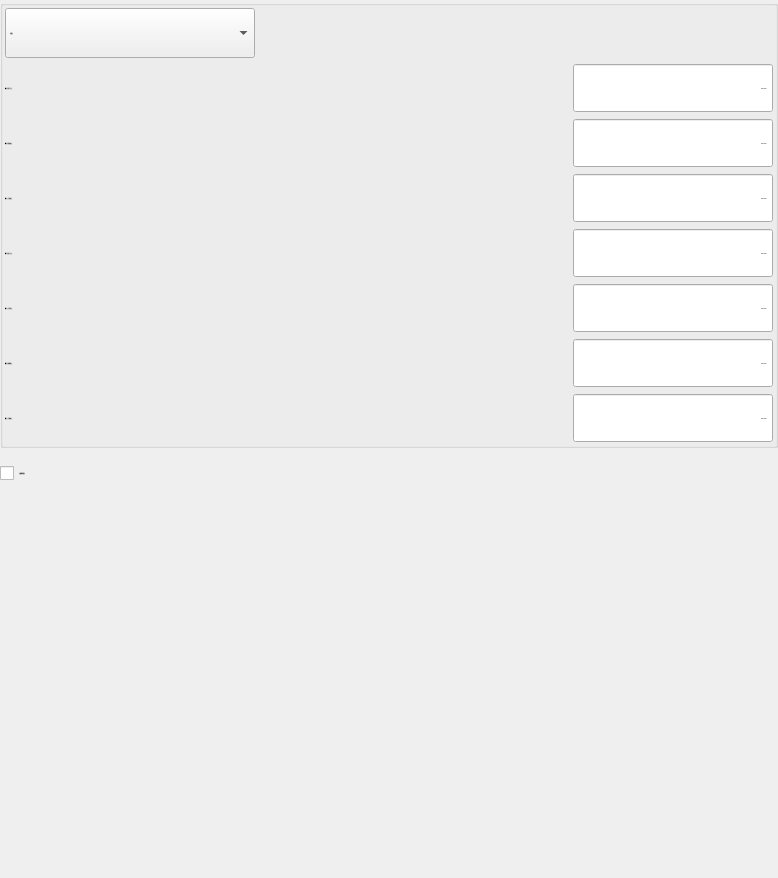
        <widget class="QWidget" name="tabProARM">
         <property name="font">
          <font>
           <family>微软雅黑</family>
           <pointsize>-1</pointsize>
           <weight>50</weight>
           <italic>false</italic>
           <bold>false</bold>
          </font>
         </property>
         <attribute name="icon">
          <iconset resource="xPad.qrc">
           <normaloff>:/img/widget/TabHeader.png</normaloff>:/img/widget/TabHeader.png</iconset>
         </attribute>
         <attribute name="title">
          <string>主臂</string>
         </attribute>
         <layout class="QGridLayout" name="gridLayout_17">
          <property name="margin">
           <number>0</number>
          </property>
          <property name="spacing">
           <number>0</number>
          </property>
          <item row="2" column="0">
           <spacer name="verticalSpacer_6">
            <property name="orientation">
             <enum>Qt::Vertical</enum>
            </property>
            <property name="sizeHint" stdset="0">
             <size>
              <width>778</width>
              <height>380</height>
             </size>
            </property>
           </spacer>
          </item>
          <item row="0" column="0">
           <widget class="QGroupBox" name="groupBoxPA">
            <property name="font">
             <font>
              <family>微软雅黑</family>
              <pointsize>-1</pointsize>
              <weight>50</weight>
              <italic>false</italic>
              <bold>false</bold>
             </font>
            </property>
            <property name="title">
             <string/>
            </property>
            <layout class="QGridLayout" name="gridLayout_12">
             <property name="horizontalSpacing">
              <number>2</number>
             </property>
             <property name="verticalSpacing">
              <number>5</number>
             </property>
             <property name="margin">
              <number>2</number>
             </property>
             <item row="0" column="0">
              <widget class="QComboBox" name="cBoxProMode">
               <property name="minimumSize">
                <size>
                 <width>160</width>
                 <height>50</height>
                </size>
               </property>
               <property name="maximumSize">
                <size>
                 <width>250</width>
                 <height>50</height>
                </size>
               </property>
               <property name="font">
                <font>
                 <family>微软雅黑</family>
                 <pointsize>-1</pointsize>
                 <weight>50</weight>
                 <italic>false</italic>
                 <bold>false</bold>
                </font>
               </property>
               <property name="focusPolicy">
                <enum>Qt::WheelFocus</enum>
               </property>
               <property name="styleSheet">
                <string notr="true"/>
               </property>
               <property name="currentIndex">
                <number>0</number>
               </property>
               <item>
                <property name="text">
                 <string>不使用</string>
                </property>
               </item>
               <item>
                <property name="text">
                 <string>点置物模式</string>
                </property>
               </item>
               <item>
                <property name="text">
                 <string>矩阵置物模式</string>
                </property>
               </item>
              </widget>
             </item>
             <item row="0" column="1" colspan="2">
              <spacer name="horizontalSpacer_5">
               <property name="orientation">
                <enum>Qt::Horizontal</enum>
               </property>
               <property name="sizeHint" stdset="0">
                <size>
                 <width>448</width>
                 <height>43</height>
                </size>
               </property>
              </spacer>
             </item>
             <item row="1" column="0" colspan="2">
              <widget class="QLabel" name="labelXProDown">
               <property name="sizePolicy">
                <sizepolicy hsizetype="Expanding" vsizetype="Fixed">
                 <horstretch>0</horstretch>
                 <verstretch>0</verstretch>
                </sizepolicy>
               </property>
               <property name="minimumSize">
                <size>
                 <width>110</width>
                 <height>50</height>
                </size>
               </property>
               <property name="maximumSize">
                <size>
                 <width>16777215</width>
                 <height>50</height>
                </size>
               </property>
               <property name="font">
                <font>
                 <family>微软雅黑</family>
                 <pointsize>-1</pointsize>
                 <weight>50</weight>
                 <italic>false</italic>
                 <bold>false</bold>
                </font>
               </property>
               <property name="text">
                <string>模内引拔下行点：</string>
               </property>
               <property name="alignment">
                <set>Qt::AlignLeading|Qt::AlignLeft|Qt::AlignVCenter</set>
               </property>
              </widget>
             </item>
             <item row="1" column="2">
              <widget class="xDoubleSpinBox" name="BoxXProDown">
               <property name="sizePolicy">
                <sizepolicy hsizetype="Fixed" vsizetype="Fixed">
                 <horstretch>0</horstretch>
                 <verstretch>0</verstretch>
                </sizepolicy>
               </property>
               <property name="minimumSize">
                <size>
                 <width>200</width>
                 <height>50</height>
                </size>
               </property>
               <property name="maximumSize">
                <size>
                 <width>16777215</width>
                 <height>50</height>
                </size>
               </property>
               <property name="font">
                <font>
                 <family>微软雅黑</family>
                 <pointsize>-1</pointsize>
                 <weight>50</weight>
                 <italic>false</italic>
                 <bold>false</bold>
                </font>
               </property>
               <property name="focusPolicy">
                <enum>Qt::ClickFocus</enum>
               </property>
               <property name="alignment">
                <set>Qt::AlignRight|Qt::AlignTrailing|Qt::AlignVCenter</set>
               </property>
               <property name="readOnly">
                <bool>true</bool>
               </property>
               <property name="buttonSymbols">
                <enum>QAbstractSpinBox::NoButtons</enum>
               </property>
               <property name="keyboardTracking">
                <bool>false</bool>
               </property>
               <property name="prefix">
                <string notr="true"/>
               </property>
               <property name="suffix">
                <string>mm</string>
               </property>
               <property name="decimals">
                <number>2</number>
               </property>
               <property name="maximum">
                <double>60000.000000000000000</double>
               </property>
               <property name="singleStep">
                <double>0.010000000000000</double>
               </property>
               <property name="value">
                <double>6553.500000000000000</double>
               </property>
               <property name="HasBtn" stdset="0">
                <bool>false</bool>
               </property>
              </widget>
             </item>
             <item row="2" column="0" colspan="2">
              <widget class="QLabel" name="labelXProCatch">
               <property name="sizePolicy">
                <sizepolicy hsizetype="Expanding" vsizetype="Fixed">
                 <horstretch>0</horstretch>
                 <verstretch>0</verstretch>
                </sizepolicy>
               </property>
               <property name="minimumSize">
                <size>
                 <width>110</width>
                 <height>50</height>
                </size>
               </property>
               <property name="maximumSize">
                <size>
                 <width>16777215</width>
                 <height>50</height>
                </size>
               </property>
               <property name="font">
                <font>
                 <family>微软雅黑</family>
                 <pointsize>-1</pointsize>
                 <weight>50</weight>
                 <italic>false</italic>
                 <bold>false</bold>
                </font>
               </property>
               <property name="layoutDirection">
                <enum>Qt::LeftToRight</enum>
               </property>
               <property name="text">
                <string>模内引拔取物点：</string>
               </property>
               <property name="alignment">
                <set>Qt::AlignLeading|Qt::AlignLeft|Qt::AlignVCenter</set>
               </property>
              </widget>
             </item>
             <item row="2" column="2">
              <widget class="xDoubleSpinBox" name="BoxXProCatch">
               <property name="sizePolicy">
                <sizepolicy hsizetype="Fixed" vsizetype="Fixed">
                 <horstretch>0</horstretch>
                 <verstretch>0</verstretch>
                </sizepolicy>
               </property>
               <property name="minimumSize">
                <size>
                 <width>200</width>
                 <height>50</height>
                </size>
               </property>
               <property name="maximumSize">
                <size>
                 <width>16777215</width>
                 <height>50</height>
                </size>
               </property>
               <property name="font">
                <font>
                 <family>微软雅黑</family>
                 <pointsize>-1</pointsize>
                 <weight>50</weight>
                 <italic>false</italic>
                 <bold>false</bold>
                </font>
               </property>
               <property name="focusPolicy">
                <enum>Qt::ClickFocus</enum>
               </property>
               <property name="alignment">
                <set>Qt::AlignRight|Qt::AlignTrailing|Qt::AlignVCenter</set>
               </property>
               <property name="readOnly">
                <bool>true</bool>
               </property>
               <property name="buttonSymbols">
                <enum>QAbstractSpinBox::NoButtons</enum>
               </property>
               <property name="keyboardTracking">
                <bool>false</bool>
               </property>
               <property name="prefix">
                <string notr="true"/>
               </property>
               <property name="suffix">
                <string>mm</string>
               </property>
               <property name="decimals">
                <number>2</number>
               </property>
               <property name="maximum">
                <double>60000.000000000000000</double>
               </property>
               <property name="singleStep">
                <double>0.010000000000000</double>
               </property>
               <property name="value">
                <double>6553.500000000000000</double>
               </property>
               <property name="HasBtn" stdset="0">
                <bool>false</bool>
               </property>
              </widget>
             </item>
             <item row="3" column="0" colspan="2">
              <widget class="QLabel" name="labelYProCatch">
               <property name="sizePolicy">
                <sizepolicy hsizetype="Expanding" vsizetype="Fixed">
                 <horstretch>0</horstretch>
                 <verstretch>0</verstretch>
                </sizepolicy>
               </property>
               <property name="minimumSize">
                <size>
                 <width>110</width>
                 <height>50</height>
                </size>
               </property>
               <property name="maximumSize">
                <size>
                 <width>16777215</width>
                 <height>50</height>
                </size>
               </property>
               <property name="font">
                <font>
                 <family>微软雅黑</family>
                 <pointsize>-1</pointsize>
                 <weight>50</weight>
                 <italic>false</italic>
                 <bold>false</bold>
                </font>
               </property>
               <property name="text">
                <string>模内上下取物点：</string>
               </property>
               <property name="alignment">
                <set>Qt::AlignLeading|Qt::AlignLeft|Qt::AlignVCenter</set>
               </property>
              </widget>
             </item>
             <item row="3" column="2">
              <widget class="xDoubleSpinBox" name="BoxYProCatch">
               <property name="sizePolicy">
                <sizepolicy hsizetype="Fixed" vsizetype="Fixed">
                 <horstretch>0</horstretch>
                 <verstretch>0</verstretch>
                </sizepolicy>
               </property>
               <property name="minimumSize">
                <size>
                 <width>200</width>
                 <height>50</height>
                </size>
               </property>
               <property name="maximumSize">
                <size>
                 <width>16777215</width>
                 <height>50</height>
                </size>
               </property>
               <property name="font">
                <font>
                 <family>微软雅黑</family>
                 <pointsize>-1</pointsize>
                 <weight>50</weight>
                 <italic>false</italic>
                 <bold>false</bold>
                </font>
               </property>
               <property name="focusPolicy">
                <enum>Qt::ClickFocus</enum>
               </property>
               <property name="alignment">
                <set>Qt::AlignRight|Qt::AlignTrailing|Qt::AlignVCenter</set>
               </property>
               <property name="readOnly">
                <bool>true</bool>
               </property>
               <property name="buttonSymbols">
                <enum>QAbstractSpinBox::NoButtons</enum>
               </property>
               <property name="keyboardTracking">
                <bool>false</bool>
               </property>
               <property name="prefix">
                <string notr="true"/>
               </property>
               <property name="suffix">
                <string>mm</string>
               </property>
               <property name="decimals">
                <number>2</number>
               </property>
               <property name="maximum">
                <double>60000.000000000000000</double>
               </property>
               <property name="singleStep">
                <double>0.010000000000000</double>
               </property>
               <property name="value">
                <double>6553.500000000000000</double>
               </property>
               <property name="HasBtn" stdset="0">
                <bool>false</bool>
               </property>
              </widget>
             </item>
             <item row="4" column="0" colspan="2">
              <widget class="QLabel" name="labelXProUP">
               <property name="sizePolicy">
                <sizepolicy hsizetype="Expanding" vsizetype="Fixed">
                 <horstretch>0</horstretch>
                 <verstretch>0</verstretch>
                </sizepolicy>
               </property>
               <property name="minimumSize">
                <size>
                 <width>110</width>
                 <height>50</height>
                </size>
               </property>
               <property name="maximumSize">
                <size>
                 <width>16777215</width>
                 <height>50</height>
                </size>
               </property>
               <property name="font">
                <font>
                 <family>微软雅黑</family>
                 <pointsize>-1</pointsize>
                 <weight>50</weight>
                 <italic>false</italic>
                 <bold>false</bold>
                </font>
               </property>
               <property name="text">
                <string>模内引拔上行点：</string>
               </property>
               <property name="alignment">
                <set>Qt::AlignLeading|Qt::AlignLeft|Qt::AlignVCenter</set>
               </property>
              </widget>
             </item>
             <item row="4" column="2">
              <widget class="xDoubleSpinBox" name="BoxXProUP">
               <property name="sizePolicy">
                <sizepolicy hsizetype="Fixed" vsizetype="Fixed">
                 <horstretch>0</horstretch>
                 <verstretch>0</verstretch>
                </sizepolicy>
               </property>
               <property name="minimumSize">
                <size>
                 <width>200</width>
                 <height>50</height>
                </size>
               </property>
               <property name="maximumSize">
                <size>
                 <width>16777215</width>
                 <height>50</height>
                </size>
               </property>
               <property name="font">
                <font>
                 <family>微软雅黑</family>
                 <pointsize>-1</pointsize>
                 <weight>50</weight>
                 <italic>false</italic>
                 <bold>false</bold>
                </font>
               </property>
               <property name="focusPolicy">
                <enum>Qt::ClickFocus</enum>
               </property>
               <property name="alignment">
                <set>Qt::AlignRight|Qt::AlignTrailing|Qt::AlignVCenter</set>
               </property>
               <property name="readOnly">
                <bool>true</bool>
               </property>
               <property name="buttonSymbols">
                <enum>QAbstractSpinBox::NoButtons</enum>
               </property>
               <property name="keyboardTracking">
                <bool>false</bool>
               </property>
               <property name="prefix">
                <string notr="true"/>
               </property>
               <property name="suffix">
                <string>mm</string>
               </property>
               <property name="decimals">
                <number>2</number>
               </property>
               <property name="maximum">
                <double>60000.000000000000000</double>
               </property>
               <property name="singleStep">
                <double>0.010000000000000</double>
               </property>
               <property name="value">
                <double>6553.500000000000000</double>
               </property>
               <property name="HasBtn" stdset="0">
                <bool>false</bool>
               </property>
              </widget>
             </item>
             <item row="5" column="0" colspan="2">
              <widget class="QLabel" name="labelYProWait">
               <property name="sizePolicy">
                <sizepolicy hsizetype="Expanding" vsizetype="Fixed">
                 <horstretch>0</horstretch>
                 <verstretch>0</verstretch>
                </sizepolicy>
               </property>
               <property name="minimumSize">
                <size>
                 <width>110</width>
                 <height>50</height>
                </size>
               </property>
               <property name="maximumSize">
                <size>
                 <width>16777215</width>
                 <height>50</height>
                </size>
               </property>
               <property name="font">
                <font>
                 <family>微软雅黑</family>
                 <pointsize>-1</pointsize>
                 <weight>50</weight>
                 <italic>false</italic>
                 <bold>false</bold>
                </font>
               </property>
               <property name="text">
                <string>模内上下待机点：</string>
               </property>
               <property name="alignment">
                <set>Qt::AlignLeading|Qt::AlignLeft|Qt::AlignVCenter</set>
               </property>
              </widget>
             </item>
             <item row="5" column="2">
              <widget class="xDoubleSpinBox" name="BoxYProWait">
               <property name="sizePolicy">
                <sizepolicy hsizetype="Fixed" vsizetype="Fixed">
                 <horstretch>0</horstretch>
                 <verstretch>0</verstretch>
                </sizepolicy>
               </property>
               <property name="minimumSize">
                <size>
                 <width>200</width>
                 <height>50</height>
                </size>
               </property>
               <property name="maximumSize">
                <size>
                 <width>16777215</width>
                 <height>50</height>
                </size>
               </property>
               <property name="font">
                <font>
                 <family>微软雅黑</family>
                 <pointsize>-1</pointsize>
                 <weight>50</weight>
                 <italic>false</italic>
                 <bold>false</bold>
                </font>
               </property>
               <property name="focusPolicy">
                <enum>Qt::ClickFocus</enum>
               </property>
               <property name="alignment">
                <set>Qt::AlignRight|Qt::AlignTrailing|Qt::AlignVCenter</set>
               </property>
               <property name="readOnly">
                <bool>true</bool>
               </property>
               <property name="buttonSymbols">
                <enum>QAbstractSpinBox::NoButtons</enum>
               </property>
               <property name="keyboardTracking">
                <bool>false</bool>
               </property>
               <property name="prefix">
                <string notr="true"/>
               </property>
               <property name="suffix">
                <string>mm</string>
               </property>
               <property name="decimals">
                <number>2</number>
               </property>
               <property name="maximum">
                <double>60000.000000000000000</double>
               </property>
               <property name="singleStep">
                <double>0.010000000000000</double>
               </property>
               <property name="value">
                <double>6553.500000000000000</double>
               </property>
               <property name="HasBtn" stdset="0">
                <bool>false</bool>
               </property>
              </widget>
             </item>
             <item row="6" column="0" colspan="2">
              <widget class="QLabel" name="labelXProRel">
               <property name="sizePolicy">
                <sizepolicy hsizetype="Expanding" vsizetype="Fixed">
                 <horstretch>0</horstretch>
                 <verstretch>0</verstretch>
                </sizepolicy>
               </property>
               <property name="minimumSize">
                <size>
                 <width>110</width>
                 <height>50</height>
                </size>
               </property>
               <property name="maximumSize">
                <size>
                 <width>16777215</width>
                 <height>50</height>
                </size>
               </property>
               <property name="font">
                <font>
                 <family>微软雅黑</family>
                 <pointsize>-1</pointsize>
                 <weight>50</weight>
                 <italic>false</italic>
                 <bold>false</bold>
                </font>
               </property>
               <property name="layoutDirection">
                <enum>Qt::LeftToRight</enum>
               </property>
               <property name="text">
                <string>模外引拔置物点：</string>
               </property>
               <property name="alignment">
                <set>Qt::AlignLeading|Qt::AlignLeft|Qt::AlignVCenter</set>
               </property>
              </widget>
             </item>
             <item row="6" column="2">
              <widget class="xDoubleSpinBox" name="BoxXProRel">
               <property name="sizePolicy">
                <sizepolicy hsizetype="Fixed" vsizetype="Fixed">
                 <horstretch>0</horstretch>
                 <verstretch>0</verstretch>
                </sizepolicy>
               </property>
               <property name="minimumSize">
                <size>
                 <width>200</width>
                 <height>50</height>
                </size>
               </property>
               <property name="maximumSize">
                <size>
                 <width>16777215</width>
                 <height>50</height>
                </size>
               </property>
               <property name="font">
                <font>
                 <family>微软雅黑</family>
                 <pointsize>-1</pointsize>
                 <weight>50</weight>
                 <italic>false</italic>
                 <bold>false</bold>
                </font>
               </property>
               <property name="focusPolicy">
                <enum>Qt::ClickFocus</enum>
               </property>
               <property name="alignment">
                <set>Qt::AlignRight|Qt::AlignTrailing|Qt::AlignVCenter</set>
               </property>
               <property name="readOnly">
                <bool>true</bool>
               </property>
               <property name="buttonSymbols">
                <enum>QAbstractSpinBox::NoButtons</enum>
               </property>
               <property name="keyboardTracking">
                <bool>false</bool>
               </property>
               <property name="prefix">
                <string notr="true"/>
               </property>
               <property name="suffix">
                <string>mm</string>
               </property>
               <property name="decimals">
                <number>2</number>
               </property>
               <property name="maximum">
                <double>60000.000000000000000</double>
               </property>
               <property name="singleStep">
                <double>0.010000000000000</double>
               </property>
               <property name="value">
                <double>6553.500000000000000</double>
               </property>
               <property name="HasBtn" stdset="0">
                <bool>false</bool>
               </property>
              </widget>
             </item>
             <item row="7" column="0" colspan="2">
              <widget class="QLabel" name="labelYProRel">
               <property name="sizePolicy">
                <sizepolicy hsizetype="Expanding" vsizetype="Fixed">
                 <horstretch>0</horstretch>
                 <verstretch>0</verstretch>
                </sizepolicy>
               </property>
               <property name="minimumSize">
                <size>
                 <width>110</width>
                 <height>50</height>
                </size>
               </property>
               <property name="maximumSize">
                <size>
                 <width>16777215</width>
                 <height>50</height>
                </size>
               </property>
               <property name="font">
                <font>
                 <family>微软雅黑</family>
                 <pointsize>-1</pointsize>
                 <weight>50</weight>
                 <italic>false</italic>
                 <bold>false</bold>
                </font>
               </property>
               <property name="text">
                <string>模外上下置物点：</string>
               </property>
               <property name="alignment">
                <set>Qt::AlignLeading|Qt::AlignLeft|Qt::AlignVCenter</set>
               </property>
              </widget>
             </item>
             <item row="7" column="2">
              <widget class="xDoubleSpinBox" name="BoxYProRel">
               <property name="sizePolicy">
                <sizepolicy hsizetype="Fixed" vsizetype="Fixed">
                 <horstretch>0</horstretch>
                 <verstretch>0</verstretch>
                </sizepolicy>
               </property>
               <property name="minimumSize">
                <size>
                 <width>200</width>
                 <height>50</height>
                </size>
               </property>
               <property name="maximumSize">
                <size>
                 <width>16777215</width>
                 <height>50</height>
                </size>
               </property>
               <property name="font">
                <font>
                 <family>微软雅黑</family>
                 <pointsize>-1</pointsize>
                 <weight>50</weight>
                 <italic>false</italic>
                 <bold>false</bold>
                </font>
               </property>
               <property name="focusPolicy">
                <enum>Qt::ClickFocus</enum>
               </property>
               <property name="alignment">
                <set>Qt::AlignRight|Qt::AlignTrailing|Qt::AlignVCenter</set>
               </property>
               <property name="readOnly">
                <bool>true</bool>
               </property>
               <property name="buttonSymbols">
                <enum>QAbstractSpinBox::NoButtons</enum>
               </property>
               <property name="keyboardTracking">
                <bool>false</bool>
               </property>
               <property name="prefix">
                <string notr="true"/>
               </property>
               <property name="suffix">
                <string>mm</string>
               </property>
               <property name="decimals">
                <number>2</number>
               </property>
               <property name="maximum">
                <double>60000.000000000000000</double>
               </property>
               <property name="singleStep">
                <double>0.010000000000000</double>
               </property>
               <property name="value">
                <double>6553.500000000000000</double>
               </property>
               <property name="HasBtn" stdset="0">
                <bool>false</bool>
               </property>
              </widget>
             </item>
            </layout>
           </widget>
          </item>
          <item row="1" column="0">
           <widget class="QCheckBox" name="CheckBoxProReleaseUse">
            <property name="minimumSize">
             <size>
              <width>0</width>
              <height>50</height>
             </size>
            </property>
            <property name="maximumSize">
             <size>
              <width>16777215</width>
              <height>50</height>
             </size>
            </property>
            <property name="font">
             <font>
              <family>微软雅黑</family>
              <pointsize>-1</pointsize>
              <weight>50</weight>
              <italic>false</italic>
              <bold>false</bold>
             </font>
            </property>
            <property name="text">
             <string>主臂置料使用</string>
            </property>
           </widget>
          </item>
         </layout>
        </widget>
